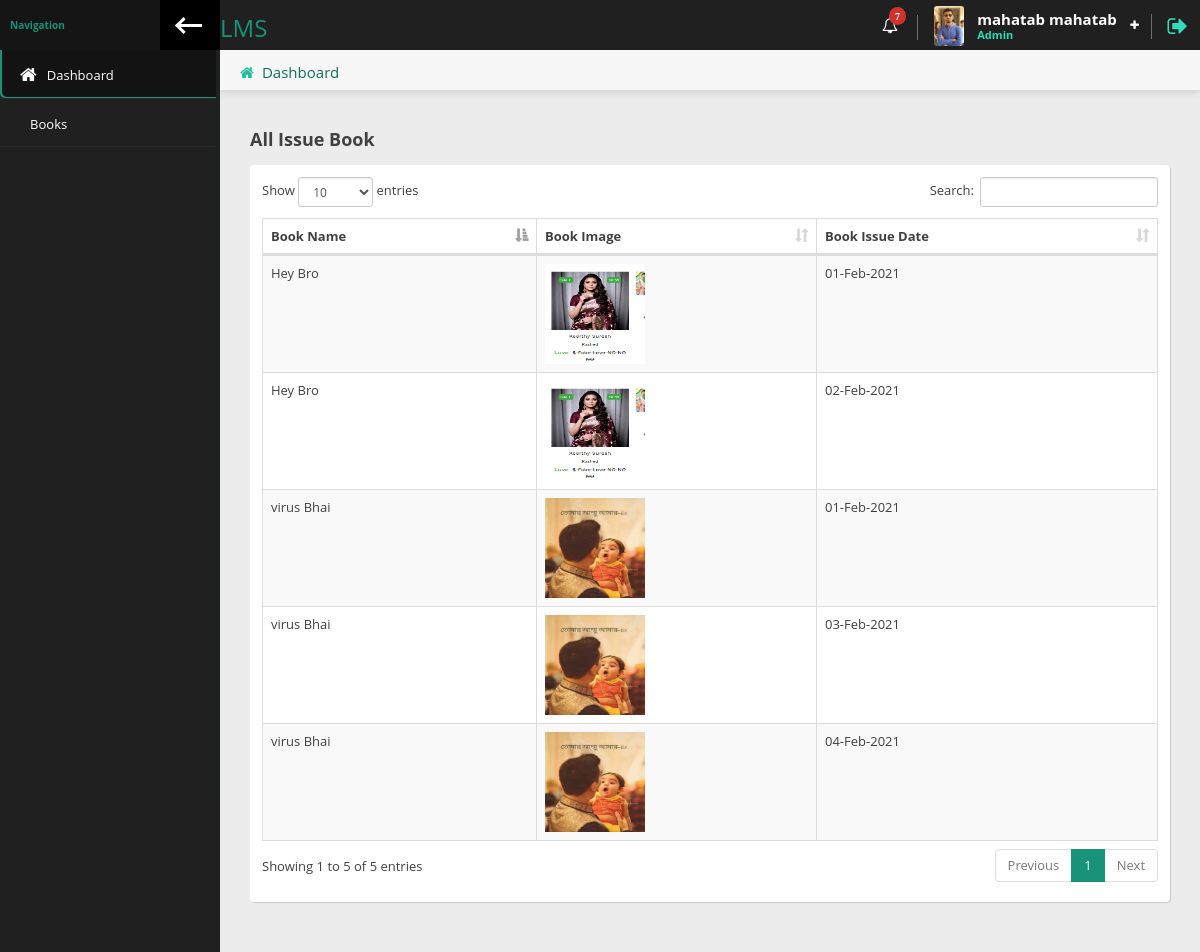
The app's page /student/index.php (signed in) with its own data.
### tables this page shows
CREATE TABLE `students` (
  `id` int(50) NOT NULL,
  `fname` varchar(20) NOT NULL,
  `lname` varchar(20) NOT NULL,
  `roll` int(6) NOT NULL,
  `reg` int(6) NOT NULL,
  `department` varchar(50) NOT NULL,
  `email` varchar(50) NOT NULL,
  `username` varchar(20) NOT NULL,
  `password` varchar(255) NOT NULL,
  `phone` int(11) NOT NULL,
  `image` varchar(50) DEFAULT NULL,
  `status` tinyint(1) NOT NULL,
  `datetime` timestamp NOT NULL DEFAULT current_timestamp()
);

CREATE TABLE `issue_books` (
  `id` int(5) NOT NULL,
  `student_id` int(5) NOT NULL,
  `book_id` int(5) NOT NULL,
  `book_issue_date` varchar(20) NOT NULL,
  `book_return_date` varchar(20) NOT NULL,
  `datetime` timestamp NOT NULL DEFAULT current_timestamp()
);

CREATE TABLE `books` (
  `id` int(5) NOT NULL,
  `book_name` varchar(255) DEFAULT NULL,
  `book_image` varchar(255) DEFAULT NULL,
  `book_author_name` varchar(255) DEFAULT NULL,
  `book_publication_name` varchar(255) DEFAULT NULL,
  `book_purchase_date` varchar(255) DEFAULT NULL,
  `book_price` varchar(255) DEFAULT NULL,
  `book_qty` int(5) DEFAULT NULL,
  `available_qty` int(5) DEFAULT NULL,
  `librarian_username` varchar(255) DEFAULT NULL,
  `datetime` timestamp NOT NULL DEFAULT current_timestamp()
);

### student/index.php (the view)
<?php
require_once 'header.php';
?>
                <div class="content-header">
                    <div class="leftside-content-header">
                        <ul class="breadcrumbs">
                            <li><i class="fa fa-home" aria-hidden="true"></i><a href="index.php">Dashboard</a></li>
                        </ul>
                    </div>
                </div>
       <div class="row animated fadeInRight">
                <div class="col-sm-12">
                    <h4 class="section-subtitle"><b>All Issue Book</b></h4>
                    <div class="panel">
                        <div class="panel-content">
                            <div class="table-responsive">
                                <table id="basic-table" class="table-bordered data-table table table-striped nowrap table-hover" cellspacing="0" width="100%">
                                    <thead>
                                    <tr>
                                        <th>Book Name</th>
                                        <th>Book Image</th>
                                        <th>Book Issue Date</th>
                                    </tr>
                                    </thead>
                                    <tbody>
                                        <?php
                                      $student_id=$_SESSION['student_id'];
                                      $result=mysqli_query($con," SELECT  issue_books.book_issue_date,books.book_name,books.book_image FROM books INNER JOIN issue_books ON issue_books.book_id=books.id WHERE issue_books.student_id = '$student_id'");
                                      while ($row = mysqli_fetch_assoc($result)) {
                                        ?>
                                        <tr>
                                          <td><?= $row['book_name']?></td>
                                        <td><img src="../images/books/<?= $row['book_image']?>" width="100" height="100"></td>
                                        <td><?= date('d-M-Y',strtotime($row['book_issue_date'])) ?></td>
                                    </tr>
                                        <?php
                                      }
                                        ?>
                                    </tbody>
                                </table>
                            </div>
                        </div>
                    </div>
                </div>
            </div>
        <?php
        require_once 'footer.php';
        ?>

### student/header.php (shortened to what this page needs)
<?php
require_once '../dbcon.php';
$page = explode('/',$_SERVER['PHP_SELF']);
$page =end($page);
$student_login=$_SESSION['student_login'];
$data=mysqli_query($con,"SELECT * FROM students WHERE email='$student_login' || username='$student_login'");
$student_info = mysqli_fetch_assoc($data);
?>
<!doctype html>
<html lang="en" class="fixed left-sidebar-top">
<head>
    <link href="../assets/vendor/pace/pace-theme-minimal.css" rel="stylesheet" />
    <link rel="stylesheet" href="../assets/vendor/bootstrap/css/bootstrap.css">
    <link rel="stylesheet" href="../assets/vendor/font-awesome/css/font-awesome.css">
    <link rel="stylesheet" href="../assets/vendor/animate.css/animate.css">
    <link rel="stylesheet" href="../assets/vendor/toastr/toastr.min.css">
    <link rel="stylesheet" href="../assets/vendor/magnific-popup/magnific-popup.css">
    <link rel="stylesheet" href="../assets/stylesheets/css/style.css">
     <link rel="stylesheet" href="../assets/vendor/data-table/media/css/dataTables.bootstrap.min.css">
</head>
<body>
    <div class="wrap">
        <div class="page-header">
            <div class="leftside-header">
                <div class="logo">
                    <a href="index.php" class="on-click">
                        <h3>LMS</h3>
                    </a>
                </div>
            </div>
            <div class="rightside-header">
                <div class="header-section hidden-xs" id="notice-headerbox">
                    <div class="notice" id="alerts-notice">
                        <i class="fa fa-bell-o" aria-hidden="true"><span class="badge badge-xs badge-top-right x-danger">7</span></i>
                    </div>
                </div>
                <div class="header-section" id="user-headerbox">
                    <div class="user-header-wrap">
                        <div class="user-photo">
                            <img alt="profile photo" src="../assets/images/rashed1.jpg" />
                        </div>
                        <div class="user-info">
                            <span class="user-name"><?= $student_info['fname'].' '.$student_info['lname']?></span>
                            <span class="user-profile">Admin</span>
                        </div>
                        <i class="fa fa-plus icon-open" aria-hidden="true"></i>
                    </div>
                </div>
                <div class="header-section">
                    <a href="logout.php" data-toggle="tooltip" onclick="return confirm('Are you sure to Logout?');" data-placement="left" title="Logout"><i class="fa fa-sign-out log-out" aria-hidden="true"></i></a>
                </div>
            </div>
        </div>
        <div class="page-body">
            <div class="left-sidebar">
                <div class="left-sidebar-header">
                    <div class="left-sidebar-title">Navigation</div>
                    <div class="left-sidebar-toggle c-hamburger c-hamburger--htla hidden-xs" data-toggle-class="left-sidebar-collapsed" data-target="html">
                        <span></span>
                    </div>
                </div>
                <div id="left-nav" class="nano">
                    <div class="nano-content">
                        <nav>
                            <ul class="nav nav-left-lines" id="main-nav">
                                <li class="<?= $page=='index.php' ? 'active-item':''?>"><a href="index.php"><i class="fa fa-home" aria-hidden="true"></i><span>Dashboard</span></a></li>
                                 <li class="<?= $page=='books.php' ? 'active-item':''?>"><a href="books.php"><i class="fa fa-books" aria-hidden="true"></i><span>Books</span></a></li>
                            </ul>
                        </nav>
                    </div>
                </div>
            </div>
            <div class="content">

### records on screen
students: fname "mahatab", lname "mahatab"
issue_books: book.book_name "Hey Bro", book.book_image (picture), book_issue_date "01-Feb-2021"
issue_books: book.book_name "virus Bhai", book.book_image (picture), book_issue_date "01-Feb-2021"
issue_books: book.book_name "Hey Bro", book.book_image (picture), book_issue_date "02-Feb-2021"
issue_books: book.book_name "virus Bhai", book.book_image (picture), book_issue_date "03-Feb-2021"
issue_books: book.book_name "virus Bhai", book.book_image (picture), book_issue_date "04-Feb-2021"
